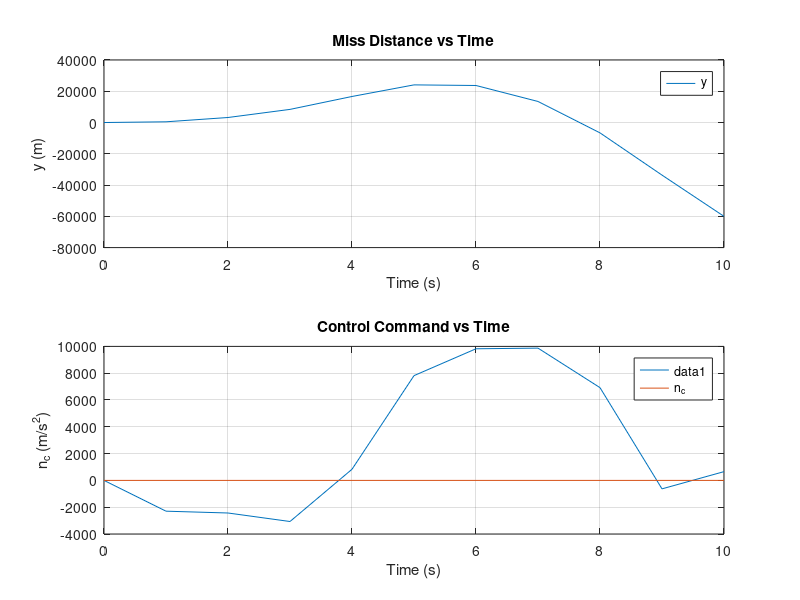

MATLAB code for this plot:
clear
close all

% Constants
VM = 3000 * 0.3048; % Missile velocity (ft/s to m/s)
VT = 1000 * 0.3048; % Target velocity (ft/s to m/s)
R0 = 40000 * 0.3048; % Initial range (ft to m)
tgo = R0 / (VM + VT); % Time to go (s)
dt = 1; % Time step (s)
t_final = tgo; % Simulation time (s)

% Initial conditions
x0 = [0; VM * sin(deg2rad(30)); 0]; % Initial state vector [y, y_dot, nT]
theta_m = deg2rad(30); % Missile initial heading (30 degrees in radians)
theta_t = 0; % Target initial heading (rad)

% Time vector
t = 0:dt:t_final;

% Preallocate arrays for results
x = zeros(3, length(t));
lambda = zeros(3, length(t));
nc = zeros(1, length(t));
n1 = zeros(1, length(t));

% Initial state
x(:, 1) = x0;

% State transition matrix
A = [0 1 0; 0 0 1; 0 0 0];
B = [0; -1; 0];

% Performance index (final miss distance)
J = @(x) x(1, end)^2;

% Simulation loop
for i = 2:length(t)
    % Update target position
    x_t = R0 - VT * t(i);
    
    % Calculate line-of-sight (LOS) angle
    LOS_angle = atan2(0 - x(1, i-1), x_t - x(1, i-1));
    
    % Calculate closing velocity
    Vc = VM * cos(theta_m - LOS_angle) + VT * cos(theta_t - LOS_angle);
    
    % Calculate heading error
    heading_error = LOS_angle - theta_m;
    
    % Proportional Navigation (PN)
    nc(i) = 4 * Vc * heading_error; 
    
    % Update state
    x(:, i) = x(:, i-1) + (A * x(:, i-1) + B * nc(i)) * dt;
end

% Solve adjoint equations
for i = length(t):-1:2
    % Adjoint equations
    lambda(:, i-1) = lambda(:, i) - (A' * lambda(:, i)) * dt;
end

% Update control using adjoint variables
for i = 1:length(t)
    nc1(i) = -lambda(2, i) / B(2);
end

% Plot results
figure;
subplot(2, 1, 1);
plot(t, x(1, :), 'DisplayName', 'y');
xlabel('Time (s)');
ylabel('y (m)');
title('Miss Distance vs Time');
legend;
grid on;

subplot(2, 1, 2);
plot(t, nc, t,nc1,'DisplayName', 'n_c');
xlabel('Time (s)');
ylabel('n_c (m/s^2)');
title('Control Command vs Time');
legend;
grid on;
